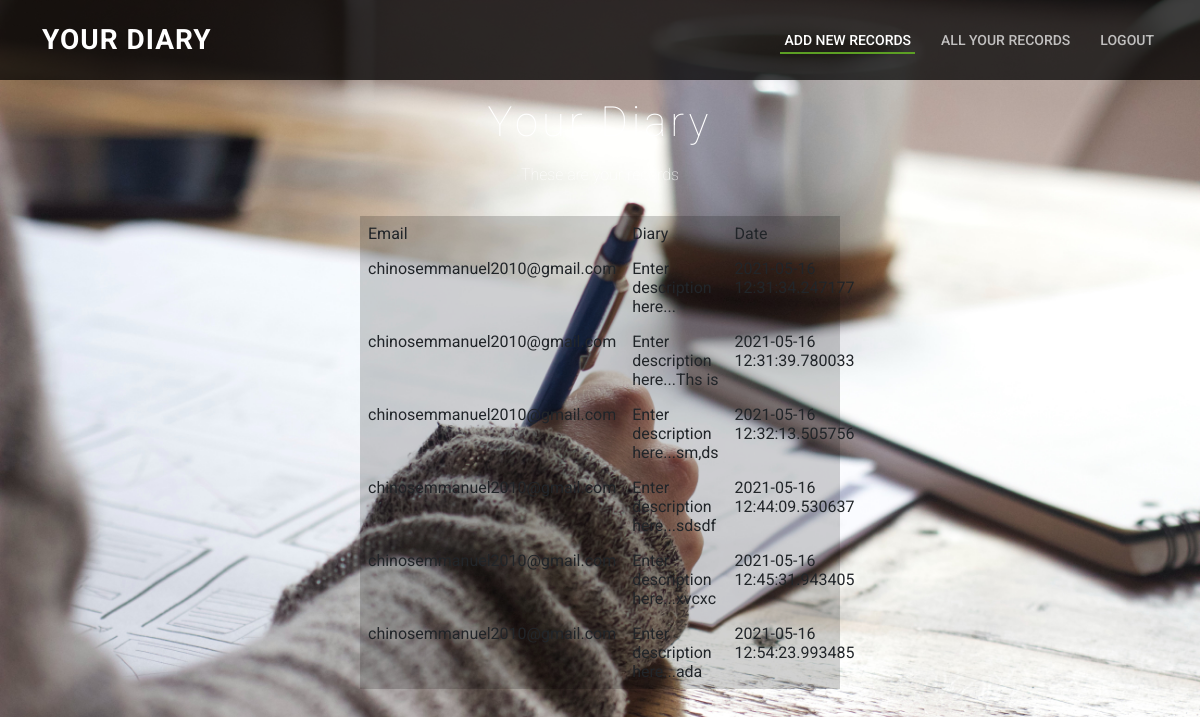
/records (signed in), run on the app's committed database.
### app.py (models this page shows, shortened)
class Their_Diaries(db.Model):
    id = db.Column(db.Integer, primary_key = True)
    email = db.Column(db.String(80))
    date = db.Column(db.DateTime, default = datetime.now(), nullable = True)
    diary = db.Column(db.String(254), default = "", nullable = True)
    def __repr__(self):
        return U'<Their_Diaries%r' % self.email

### app.py (the view)
@app.route("/records", methods = ["GET"])
def records():
    if "email" in session:
        email = session["email"]
        if Their_Diaries.query.filter_by(email = email).count() > 0:
            signed = Their_Diaries.query.filter_by(email = email).all()
            print("\n\n\n\n", signed)
            return render_template("records.html", names=signed, the_email=email)
        else:
            return redirect(url_for("home.html"))
    else:
        return redirect(url_for("signin"))

### templates/records.html (shortened to what this page needs)
<!DOCTYPE html>
<html>
<head>
<link href="https://cdn.jsdelivr.net/npm/bootstrap@5.0.1/dist/css/bootstrap.min.css" rel="stylesheet">
<link rel="stylesheet" href="{{ url_for('static', filename='css/records.css') }}" type="text/css">
</head>
<body id="body">
    <header id="header" class="fixed-top d-flex align-items-center">
        <div class="container d-flex align-items-center justify-content-between">
            <h1 class="logo"><a href="/">Your Diary</a></h1>
            <nav id="navbar" class="navbar">
                <ul>
                    <li><a class="nav-link scrollto active" href="/home/">Add new records</a></li>
                    <li><a class="nav-link scrollto" href="/records">All your records</a></li>
                    <li><a class="nav-link scrollto" href="/">Logout</a></li>
                </ul>
            </nav>
        </div>
    </header>
	<div class="main-w3layouts wrapper">
        <h1><br>Your Diary</h1><br>
        <h2>These are your records</h2>
		<div class="main-agileinfo">
			<table class="table">
                <div>
                    <thead class="thead-light">
                        <tr>
                            <th scope="col">Email</th>
                            <th scope="col">Diary</th>
                            <th scope="col">Date</th>
                        </tr>
                    </thead>
                </div>
                <div>
                    <tbody>
                        {% for name in names %}
                            <tr>
                                <td>{{ name.email }}</td>
                                <td>{{ name.diary }}</td>
                                <td>{{ name.date }}</td>
                            </tr>
                        {% endfor %}
                    </tbody>
                </div>
            </table>
		</div>
</body>
</html>

### static/css/records.css (style rules this page uses)
html, body, div, span, applet, object, iframe, h1, h2, h3, h4, h5, h6, p, blockquote, pre, a, abbr, acronym, address, big, cite, code, del, dfn, em, img, ins, kbd, q, s, samp, small, strike, strong, sub, sup, tt, var, b, u, i, dl, dt, dd, ol, nav ul, nav li, fieldset, form, label, legend, table, caption, tbody, tfoot, thead, tr, th, td, article, aside, canvas, details, embed, figure, figcaption, footer, header, hgroup, menu, nav, output, ruby, section, summary, time, mark, audio, video { margin: 0; padding: 0; border: 0; font-size: 100%; font: inherit; vertical-align: baseline; background-image: url_for('static', filename='images/general.jpg'); }
article, aside, details, figcaption, figure, footer, header, hgroup, menu, nav, section { display: block; }
#header { background: rgba(0, 0, 0, 0.75); transition: all 0.5s; z-index: 997; height: 80px; }
#header .logo { font-size: 28px; margin: 0; padding: 0; line-height: 1; font-weight: 700; letter-spacing: 1px; text-transform: uppercase; }
#header .logo a { color: #fff; }
.navbar { padding: 0; }
.navbar ul { margin: 0; padding: 0; display: flex; list-style: none; align-items: center; }
.navbar li { position: relative; }
.navbar > ul > li { white-space: nowrap; padding: 10px 0 10px 22px; }
.navbar a { display: flex; align-items: center; justify-content: space-between; padding: 0 4px; font-family: "Roboto", sans-serif; font-size: 14px; font-weight: 500; color: rgba(255, 255, 255, 0.7); white-space: nowrap; transition: 0.3s; text-transform: uppercase; position: relative; }
.navbar > ul > li > a:before { content: ""; position: absolute; width: 100%; height: 2px; bottom: -6px; left: 0; background-color: #5c9f24; visibility: hidden; width: 0px; transition: all 0.3s ease-in-out 0s; }
.navbar a:hover:before, .navbar li:hover > a:before, .navbar .active:before { visibility: visible; width: 100%; }
.navbar a:hover, .navbar .active, .navbar li:hover > a { color: #fff; }
#body { background-image: url("../images/general.jpg"); }
ol, ul { list-style: none; margin: 0px; padding: 0px; }
table { border-collapse: collapse; border-spacing: 0; }
a { text-decoration: none; }
body { background: #76b852; background: -webkit-linear-gradient(to top, #76b852, #8DC26F); background: -moz-linear-gradient(to top, #76b852, #8DC26F); background: -o-linear-gradient(to top, #76b852, #8DC26F); background: linear-gradient(to top, #76b852, #8DC26F); background-size: cover; background-attachment: fixed; font-family: 'Roboto', sans-serif; }
h2 { text-align: center; color: #fff; font-weight: 100; }
h1 { font-size: 3em; text-align: center; color: #fff; font-weight: 100; text-transform: capitalize; letter-spacing: 4px; font-family: 'Roboto', sans-serif; }
.main-w3layouts { padding: 3em 0 1em; }
.main-agileinfo { width: 35%; margin: 3em auto; background: rgba(0, 0, 0, 0.18); background-size: cover; }
.wrapper { position: relative; overflow: hidden; }
@media (max-width:1366px) { h1 { font-size: 2.6em; } }
@media (max-width:1366px) { .main-agileinfo { margin: 2em auto; } }
@media (max-width:1366px) { .main-agileinfo { width: 36%; } }
@media (max-width:1280px) { .main-agileinfo { width: 40%; } }

### data on the page
Their_Diaries: email "chinosemmanuel2010@gmail.com", diary "Enter description here...", date "2021-05-16 12:31:34.247177"
Their_Diaries: email "chinosemmanuel2010@gmail.com", diary "Enter description here...Ths is", date "2021-05-16 12:31:39.780033"
Their_Diaries: email "chinosemmanuel2010@gmail.com", diary "Enter description here...sm,ds", date "2021-05-16 12:32:13.505756"
Their_Diaries: email "chinosemmanuel2010@gmail.com", diary "Enter description here...sdsdf", date "2021-05-16 12:44:09.530637"
Their_Diaries: email "chinosemmanuel2010@gmail.com", diary "Enter description here...xvcxc", date "2021-05-16 12:45:31.943405"
Their_Diaries: email "chinosemmanuel2010@gmail.com", diary "Enter description here...ada", date "2021-05-16 12:54:23.993485"
